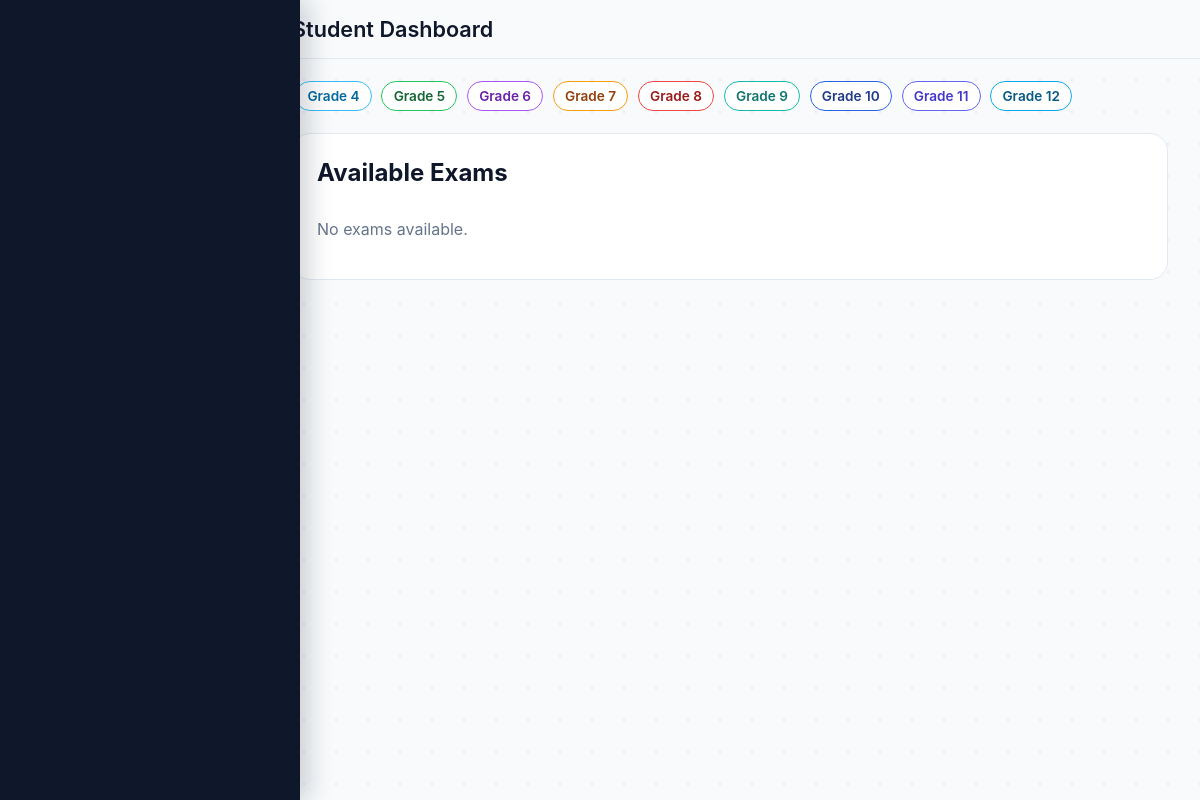
The app's page /exams/ (signed in) with its own data.
### core/models.py (models this page shows, shortened)
class Grade(models.Model):
    PHASE_INTERMEDIATE = "intermediate"
    PHASE_SENIOR = "senior"
    PHASE_FET = "fet"
    PHASE_CHOICES = [
        (PHASE_INTERMEDIATE, "Intermediate"),
        (PHASE_SENIOR, "Senior"),
        (PHASE_FET, "FET"),
    ]
    number = models.PositiveSmallIntegerField(unique=True)
    label = models.CharField(max_length=20, default="")
    phase = models.CharField(max_length=20, choices=PHASE_CHOICES, default=PHASE_INTERMEDIATE)
    class Meta:
        ordering = ("number",)

### core/views.py (the view)
# urls.py: path("exams/", views.exam_list, name="exam_list"),
@login_required
def exam_list(request):
    exams = Exam.objects.filter(is_published=True).select_related("grade_ref", "subject_ref")
    return render(request, "core/exams/exam_list.html", {"exams": exams})

### core/context_processors.py (called while the page is built)
def grade_nav_context(request):
    grades = list(Grade.objects.order_by("number"))
    return {
        "nav_grades": grades,
    }

### core/templates/core/exams/exam_list.html
{% extends "core/base_student.html" %}
{% block dashboard_content %}
<section class="panel">
  <div class="panel__header">
    <h2>Available Exams</h2>
  </div>
  <div class="panel__body">
    {% for exam in exams %}
      <div class="panel-item">
        <div>
          <h3>{{ exam.title }}</h3>
          <p class="muted">{{ exam.subject_ref.name|default:"Subject" }} · {{ exam.grade_ref|default:"Grade" }}</p>
          {% if exam.duration_minutes %}
            <span class="chip">{{ exam.duration_minutes }} min</span>
          {% endif %}
        </div>
        <div>
          <a class="btn btn-outline" href="{% url 'exam_take' exam.id %}">Start</a>
        </div>
      </div>
    {% empty %}
      <p class="panel-empty">No exams available.</p>
    {% endfor %}
  </div>
</section>
{% endblock %}

### core/templates/core/components/grade_nav.html
<nav class="grade-nav" aria-label="Grades">
  <div class="grade-nav__track">
    {% for grade in nav_grades %}
      <a class="grade-nav__item grade-{{ grade.number }}" href="{% url 'lesson_catalog' %}?grade={{ grade.number }}">
        Grade {{ grade.number }}
      </a>
    {% endfor %}
  </div>
</nav>

### core/static/core/css/base_styles.css (style rules this page uses)
:root { --color-primary: #1e40af; --color-secondary: #16a34a; --color-accent: #f97316; --color-bg: #f9fafb; --color-text: #111827; --color-muted: #6b7280; --color-card: #ffffff; --color-border: #e5e7eb; --shadow-soft: 0 12px 28px rgba(15, 23, 42, 0.08); }
body.app-body { margin: 0; font-family: "Inter", "Segoe UI", system-ui, sans-serif; background: var(--color-bg); color: var(--color-text); }
body.app-gradient { background: linear-gradient(135deg, #eef2ff 0%, #f0fdf4 100%); position: relative; overflow-x: hidden; }
body.app-gradient::before { content: ""; position: fixed; inset: 0; background-image: radial-gradient(rgba(30, 64, 175, 0.08) 1px, transparent 1px); background-size: 32px 32px; pointer-events: none; z-index: -1; }

### core/static/core/css/dashboard.css (style rules this page uses)
:root { --bg: #f8fafc; --card: #ffffff; --text: #0f172a; --muted: #64748b; --border: #e2e8f0; --hover: #7c3aed; --sidebar-bg: #0f172a; --accent: #2563eb; --accent-secondary: #16a34a; --accent-warm: #f59e0b; }
body.dashboard-body { margin: 0; font-family: "Inter", "Segoe UI", system-ui, sans-serif; background: var(--bg); color: var(--text); }
.panel { background: var(--card); border: 1px solid var(--border); border-radius: 18px; padding: 1.5rem; }
.panel__header { display: flex; justify-content: space-between; align-items: center; gap: 1rem; margin-bottom: 1rem; }
.panel__header h2 { margin: 0; }
.panel__body { display: grid; gap: 0.75rem; }
.panel-empty { color: var(--muted); }
.grade-nav { margin: 1rem 0; overflow-x: auto; }
.grade-nav__track { display: flex; gap: 0.6rem; padding: 0.4rem 0.2rem; }
.grade-nav__item { text-decoration: none; font-weight: 600; font-size: 0.85rem; padding: 0.35rem 0.7rem; border-radius: 999px; border: 1px solid var(--border); background: #ffffff; color: var(--text); white-space: nowrap; }
.grade-4 { border-color: #38bdf8; color: #0369a1; }
.grade-5 { border-color: #22c55e; color: #166534; }
.grade-6 { border-color: #a855f7; color: #6b21a8; }
.grade-7 { border-color: #f59e0b; color: #92400e; }
.grade-8 { border-color: #ef4444; color: #991b1b; }
.grade-9 { border-color: #14b8a6; color: #0f766e; }
.grade-10 { border-color: #2563eb; color: #1e3a8a; }
.grade-11 { border-color: #6366f1; color: #4338ca; }
.grade-12 { border-color: #0ea5e9; color: #075985; }

### core/static/core/css/loader.css (style rules this page uses)
:root { --loader-bg-start: #081f63; --loader-bg-end: #0b2c78; --loader-text: #eef2ff; --loader-glow: rgba(64, 255, 214, 1); --loader-glow-soft: rgba(64, 255, 214, 0.5); }

### records on screen
Grade: number "4"
Grade: number "5"
Grade: number "6"
Grade: number "7"
Grade: number "8"
Grade: number "9"
Grade: number "10"
Grade: number "11"
Grade: number "12"
